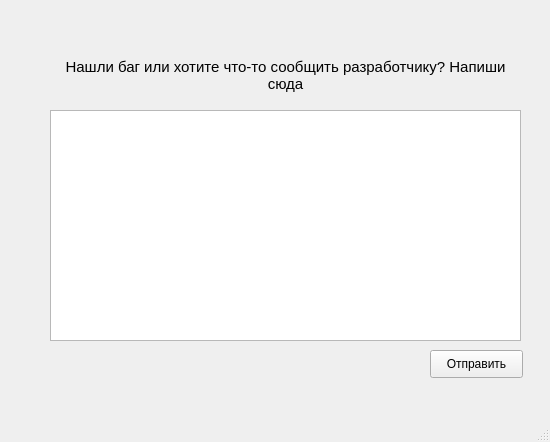
<?xml version="1.0" encoding="UTF-8"?>
<ui version="4.0">
 <class>bug</class>
 <widget class="QMainWindow" name="bug">
  <property name="geometry">
   <rect>
    <x>0</x>
    <y>0</y>
    <width>550</width>
    <height>442</height>
   </rect>
  </property>
  <property name="minimumSize">
   <size>
    <width>550</width>
    <height>442</height>
   </size>
  </property>
  <property name="maximumSize">
   <size>
    <width>550</width>
    <height>442</height>
   </size>
  </property>
  <property name="windowTitle">
   <string>Сообщить о баге</string>
  </property>
  <property name="windowIcon">
   <iconset resource="res.qrc">
    <normaloff>:/new/images/bug.png</normaloff>:/new/images/bug.png</iconset>
  </property>
  <widget class="QWidget" name="centralwidget">
   <widget class="QLabel" name="label_2">
    <property name="geometry">
     <rect>
      <x>50</x>
      <y>40</y>
      <width>471</width>
      <height>71</height>
     </rect>
    </property>
    <property name="font">
     <font>
      <pointsize>11</pointsize>
     </font>
    </property>
    <property name="acceptDrops">
     <bool>false</bool>
    </property>
    <property name="text">
     <string>Нашли баг или хотите что-то сообщить разработчику? Напиши сюда</string>
    </property>
    <property name="scaledContents">
     <bool>false</bool>
    </property>
    <property name="alignment">
     <set>Qt::AlignCenter</set>
    </property>
    <property name="wordWrap">
     <bool>true</bool>
    </property>
   </widget>
   <widget class="QTextEdit" name="textEdit">
    <property name="geometry">
     <rect>
      <x>50</x>
      <y>110</y>
      <width>471</width>
      <height>231</height>
     </rect>
    </property>
    <property name="overwriteMode">
     <bool>false</bool>
    </property>
   </widget>
   <widget class="QPushButton" name="pushButton">
    <property name="geometry">
     <rect>
      <x>430</x>
      <y>350</y>
      <width>93</width>
      <height>28</height>
     </rect>
    </property>
    <property name="text">
     <string>Отправить</string>
    </property>
   </widget>
  </widget>
  <widget class="QMenuBar" name="menubar">
   <property name="geometry">
    <rect>
     <x>0</x>
     <y>0</y>
     <width>550</width>
     <height>26</height>
    </rect>
   </property>
  </widget>
  <widget class="QStatusBar" name="statusbar"/>
 </widget>
 <resources>
  <include location="res.qrc"/>
 </resources>
 <connections/>
</ui>
